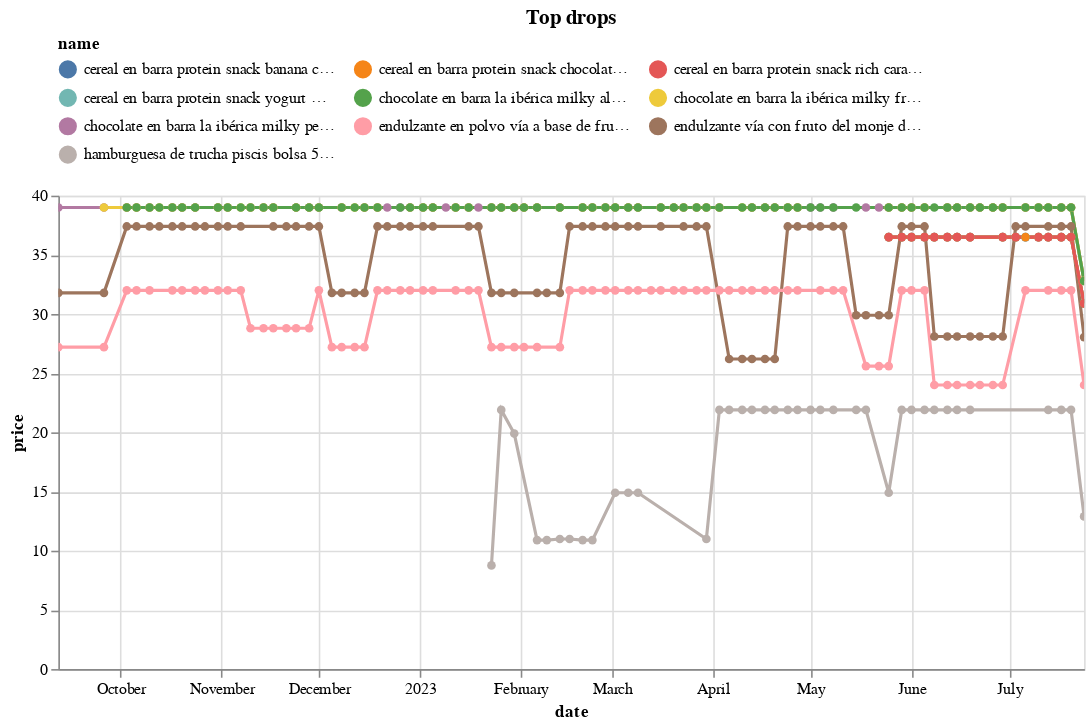

Write notebook code for a chart like this one.
### Code cell
(top_changes_abs
 .sort_values('change')
 .head(10)
 .pipe(plot_changes, 'Top drops')
)

### Figure 1 — Vega-Lite specification as saved in the notebook (floating-point values rounded to 4 significant figures; data arrays with more than 128 entries replaced by an {"elided": "..."} marker saying what was removed)
{"config": {"view": {"continuousWidth": 300, "continuousHeight": 300}, "legend": {"columns": 3, "orient": "top"}}, "data": {"name": "data-e244b5648f20392a6fbe5786633ee6c5"}, "mark": {"type": "line", "point": true}, "encoding": {"color": {"field": "name", "scale": {"domain": ["cereal en barra protein snack banana chips caja 210g (plaza_vea)", "cereal en barra protein snack chocolate & crispis caja 210g (plaza_vea)", "cereal en barra protein snack rich caramel caja 210g (plaza_vea)", "cereal en barra protein snack yogurt & berries caja 210g (plaza_vea)", "chocolate en barra la ibérica milky almendras paquete 6un (plaza_vea)", "chocolate en barra la ibérica milky frambuesa paquete 6un (plaza_vea)", "chocolate en barra la ibérica milky pecanas y pasas paquete 6un (plaza_vea)", "endulzante en polvo vía a base de fruto del monje frasco 60g (plaza_vea)", "endulzante vía con fruto del monje display 300 tabletas (plaza_vea)", "hamburguesa de trucha piscis bolsa 500g (plaza_vea)"]}, "type": "nominal"}, "tooltip": [{"field": "name", "type": "nominal"}, {"field": "price", "type": "quantitative"}, {"field": "last_price", "type": "quantitative"}], "x": {"field": "date", "type": "temporal"}, "y": {"field": "price", "type": "quantitative"}}, "params": [{"name": "param_9", "select": {"type": "point", "fields": ["name"]}, "bind": "legend"}, {"name": "param_10", "select": {"type": "interval", "encodings": ["x", "y"]}, "bind": "scales"}], "title": "Top drops", "transform": [{"filter": {"param": "param_9"}}], "width": 650, "$schema": "https://vega.github.io/schema/vega-lite/v5.8.0.json", "datasets": {"data-e244b5648f20392a6fbe5786633ee6c5": {"elided": "468 records"}}}
